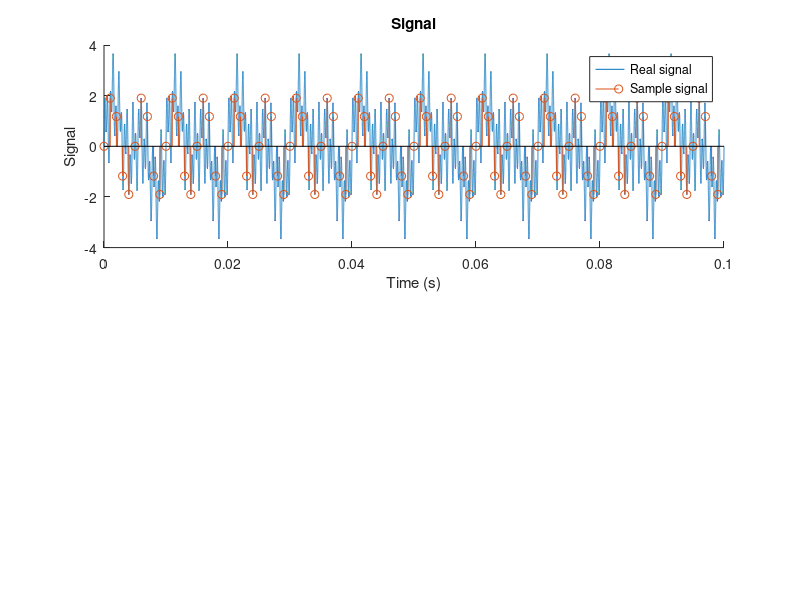

This chart was generated by the following MATLAB code: (Note: this script raises an error after producing the figure.)

epsilon = 1e-6;

% Lambda defines
sinusoide = @(t, f, phi)        sin(2*pi*f*t + phi);
muestreo_f = @(func, t)         struct('x', func(t), 't', t);
muestreo = @(func, t0, tf, Fs)  muestreo_f(func, t0:(1/Fs):tf-epsilon);

% Signal config
tf = 0.1;
fs = 1/0.001;


% Plot results
figure;

% Signal plot
subplot(2,1,1);
title(sprintf('Signal'));
hold on;
xlim([0, tf]);
    
xa = @(t) sinusoide(t,  100, 0) + ...
          sinusoide(t,  200, 0) + ...
          sinusoide(t,  900, 0) + ...
          sinusoide(t, 2200, 0);
fplot(xa,[0,tf]);
xa_m = muestreo(xa, 0, tf, fs);
stem(xa_m.t, xa_m.x);

xlabel('Time (s)');
ylabel('Signal');
legend('Real signal', 'Sample signal')

% Freq. plot
[H, freq] = mi_freqresp(xa_m.x, fs);
subplot(2,1,2);
stem(freq, abs(H));

xlabel('Frequency (Hz)');
ylabel('Magnitude');

% Comentario 1
% En este caso solo se aprecia una señal de frecuencia de 200 Hz. Eso es
% debido a que el manchado espectral de la señal de 900Hz (la cual se 
% encuentra por encima de la mitad de la frecuencia de muestreo) anula la
% señal de 100 Hz, por lo dicho en el apartado anterior, señal impar, etc
% (solo lo anula para la señal muestreada muestreo). En cambio la señal de
% 1200 complementa a la señal de 200 Hz y por eso sale modulo 2.

% Comentario 2
% Pasa exactamente igual, al no estar en la zona de 500:1000 al quitar un
% multiplo entero de la frecuencia de muestreo no es reflejada y no se
% anula con la señal de 200 Hz, en cambio para la señal de 100 Hz si es
% anulada por la de 900 Hz.

% Comentario 3
% Usando cosenos. Al ser una función par en la zona que refleja no se
% anularían las frecuencias y se complementarían todas.
